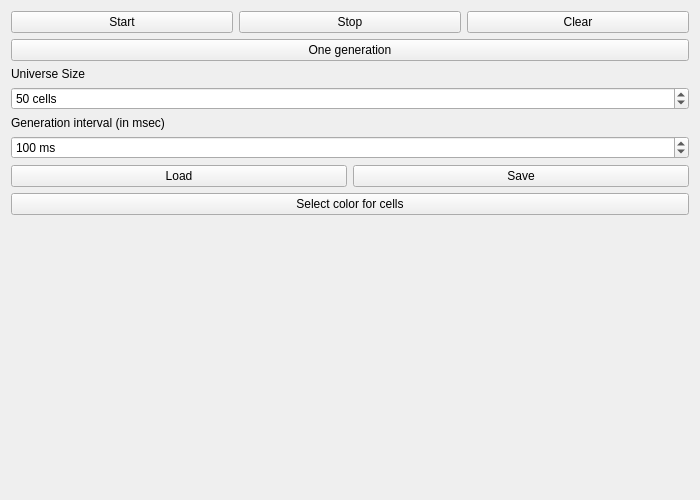
<?xml version="1.0" encoding="UTF-8"?>
<ui version="4.0">
 <class>MainWindow</class>
 <widget class="QMainWindow" name="MainWindow">
  <property name="geometry">
   <rect>
    <x>0</x>
    <y>0</y>
    <width>700</width>
    <height>500</height>
   </rect>
  </property>
  <property name="windowTitle">
   <string>Conway's Game of Life</string>
  </property>
  <widget class="QWidget" name="centralWidget">
   <layout class="QHBoxLayout" name="horizontalLayout">
    <item>
     <layout class="QHBoxLayout" name="mainLayout">
      <item>
       <layout class="QVBoxLayout" name="gameLayout"/>
      </item>
      <item>
       <layout class="QVBoxLayout" name="setLayout">
        <item>
         <layout class="QHBoxLayout" name="controlLayout">
          <item>
           <widget class="QPushButton" name="startButton">
            <property name="text">
             <string>Start</string>
            </property>
           </widget>
          </item>
          <item>
           <widget class="QPushButton" name="stopButton">
            <property name="text">
             <string>Stop</string>
            </property>
           </widget>
          </item>
          <item>
           <widget class="QPushButton" name="clearButton">
            <property name="text">
             <string>Clear</string>
            </property>
           </widget>
          </item>
         </layout>
        </item>
        <item>
         <widget class="QPushButton" name="stepButton">
          <property name="text">
           <string>One generation</string>
          </property>
         </widget>
        </item>
        <item>
         <widget class="QLabel" name="label">
          <property name="text">
           <string>Universe Size</string>
          </property>
         </widget>
        </item>
        <item>
         <widget class="QSpinBox" name="cellsControl">
          <property name="suffix">
           <string> cells</string>
          </property>
          <property name="minimum">
           <number>10</number>
          </property>
          <property name="maximum">
           <number>100</number>
          </property>
          <property name="value">
           <number>50</number>
          </property>
         </widget>
        </item>
        <item>
         <widget class="QLabel" name="label2">
          <property name="text">
           <string>Generation interval (in msec)</string>
          </property>
         </widget>
        </item>
        <item>
         <widget class="QSpinBox" name="iterInterval">
          <property name="suffix">
           <string> ms</string>
          </property>
          <property name="minimum">
           <number>50</number>
          </property>
          <property name="maximum">
           <number>100000</number>
          </property>
          <property name="singleStep">
           <number>10</number>
          </property>
          <property name="value">
           <number>100</number>
          </property>
         </widget>
        </item>
        <item>
         <layout class="QHBoxLayout" name="fileLayout">
          <item>
           <widget class="QPushButton" name="loadButton">
            <property name="text">
             <string>Load</string>
            </property>
           </widget>
          </item>
          <item>
           <widget class="QPushButton" name="saveButton">
            <property name="text">
             <string>Save</string>
            </property>
           </widget>
          </item>
         </layout>
        </item>
        <item>
         <widget class="QPushButton" name="colorButton">
          <property name="text">
           <string>Select color for cells</string>
          </property>
         </widget>
        </item>
        <item>
         <spacer name="verticalSpacer">
          <property name="orientation">
           <enum>Qt::Vertical</enum>
          </property>
          <property name="sizeHint" stdset="0">
           <size>
            <width>20</width>
            <height>40</height>
           </size>
          </property>
         </spacer>
        </item>
       </layout>
      </item>
     </layout>
    </item>
   </layout>
  </widget>
 </widget>
 <layoutdefault spacing="6" margin="11"/>
 <resources/>
 <connections/>
</ui>
